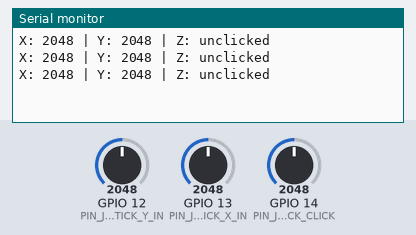
The sketch below on a simulated ESP32. Shown: the last lines printed to the serial monitor. The inputs (shaded band) are chosen by the test bench; at power-on: GPIO 14 (PIN_JOYSTICK_CLICK) = 2048, GPIO 12 (PIN_JOYSTICK_Y_IN) = 2048, GPIO 13 (PIN_JOYSTICK_X_IN) = 2048.

Above: at 1.3 s.
1.4 s: GPIO 14 (PIN_JOYSTICK_CLICK) set to 0
At 1.9 s:
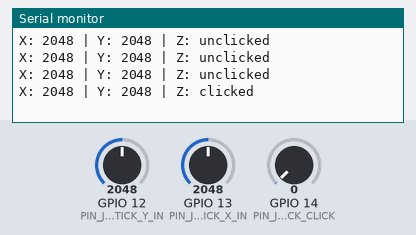
3.5 s: GPIO 12 (PIN_JOYSTICK_Y_IN) set to 2866
At 3.9 s:
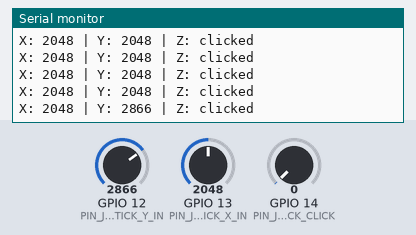
5.0 s: GPIO 13 (PIN_JOYSTICK_X_IN) set to 2866
At 5.4 s:
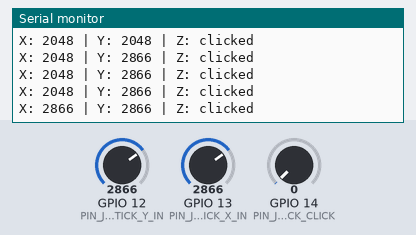
6.5 s: GPIO 14 (PIN_JOYSTICK_CLICK) set to 491
At 6.9 s:
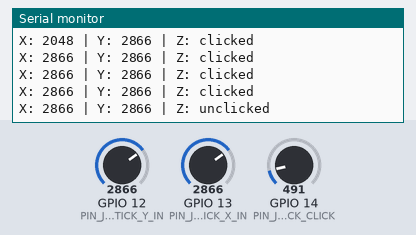
8.0 s: GPIO 12 (PIN_JOYSTICK_Y_IN) set to 3603
At 8.4 s:
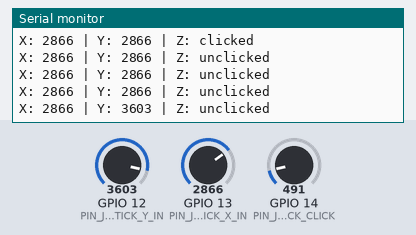
9.5 s: GPIO 13 (PIN_JOYSTICK_X_IN) set to 3603
At 9.9 s:
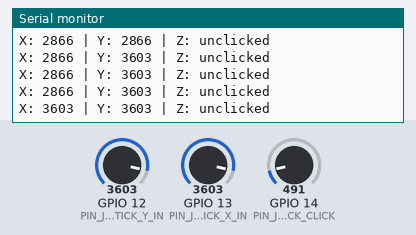
Timing chart, 0 to 12.0 s (numbered marks = the images above; inputs shaded):
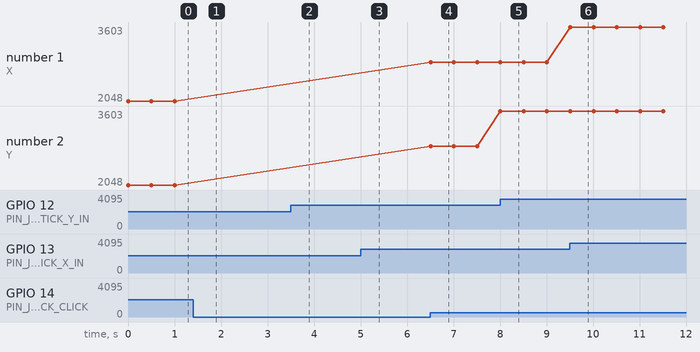

Measured:
- after the input at 1.4 s, the serial monitor: prints a new line after 0.10 s (image 1)
- after the input at 3.5 s, the serial monitor: prints a new line at once (image 2)
- after the input at 5.0 s, the serial monitor: prints a new line at once (image 3)
- after the input at 6.5 s, the serial monitor: prints a new line at once (image 4)
- after the input at 8.0 s, the serial monitor: prints a new line at once (image 5)
- after the input at 9.5 s, the serial monitor: prints a new line at once (image 6)
- plotted number 2: 2866 → 3603 after the input at 8.0 s

The sketch:

20.joystick.ino
```cpp
#define PIN_JOYSTICK_X_IN     13
#define PIN_JOYSTICK_Y_IN     12
#define PIN_JOYSTICK_CLICK    14

void setup() {
  Serial.begin(115'200);
  pinMode(PIN_JOYSTICK_CLICK, INPUT_PULLUP);
}

void loop() {
  Serial.printf("X: %d | Y: %d | Z: %s\n",
      analogRead(PIN_JOYSTICK_X_IN),
      analogRead(PIN_JOYSTICK_Y_IN),
      analogRead(PIN_JOYSTICK_CLICK) ? "unclicked" : "clicked");  // button output converted in text
  delay(500);
}
```
